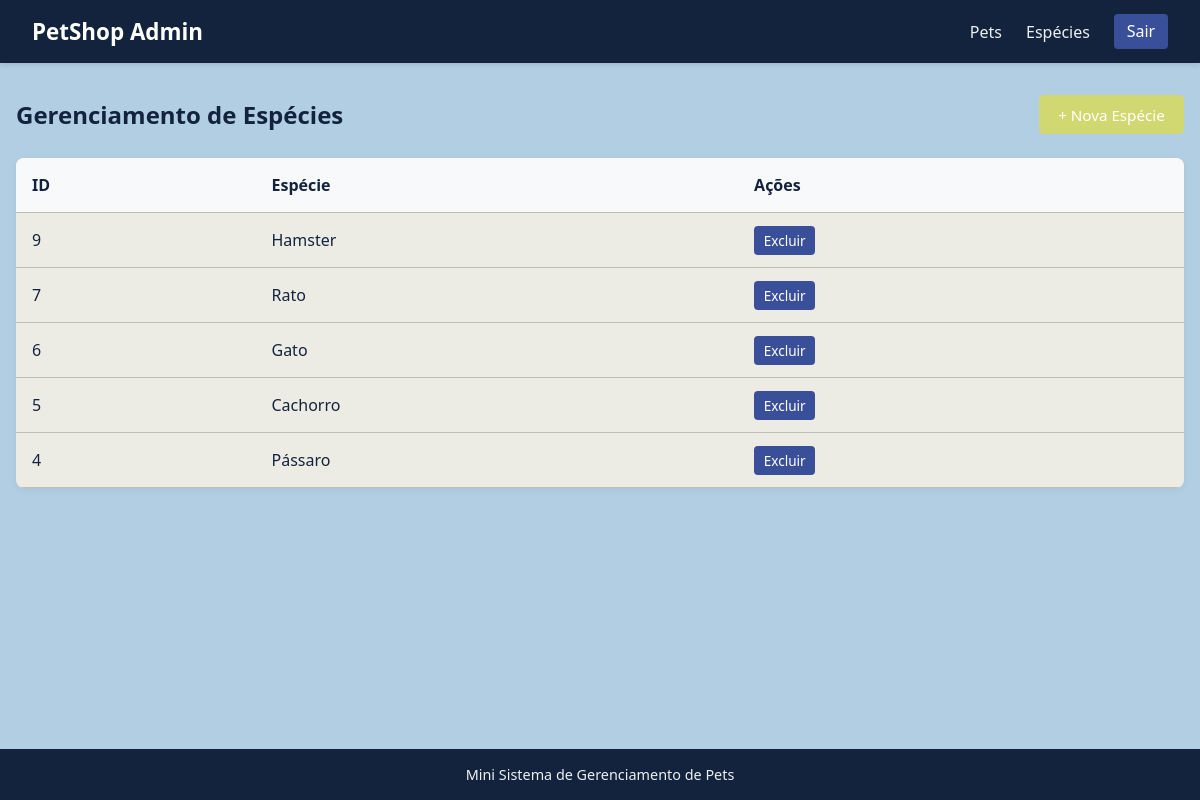
/especies.php (signed in), run on the app's committed database.
### tables this page shows
CREATE TABLE `especies` (
  `id` int NOT NULL,
  `nome` varchar(100) NOT NULL
);

### www/especies.php (the view, shortened to what this page needs)
<?php
require_once 'conecta.php';
$sql = "SELECT * FROM especies ORDER BY id DESC";
$resultado = mysqli_query($conn, $sql);
require_once 'cabeçalho.php';
?>
<div class="page-header">
    <h2> Gerenciamento de Espécies</h2>
    <a href="form_especie.php" class="botao-primary">+ Nova Espécie</a>
</div>
<div class="table-container">
    <table class="data-table">
        <thead>
            <tr>
                <th>ID</th>
                <th>Espécie</th>
                <th>Ações</th>
            </tr>
        </thead>
       <tbody>
        <?php if ($resultado && mysqli_num_rows($resultado) > 0): ?>
            <?php while ($especie = mysqli_fetch_assoc($resultado)): ?>
                <tr>
                    <td><?php echo $especie['id']; ?></td>
                    <td><?php echo htmlspecialchars($especie['nome']); ?></td>
                    <td class="actions">
                        <a href="especies.php?acao=excluir&id=<?php echo $especie['id']; ?>"
                        class="botao-deletar"
                        onclick="return confirm('Deseja excluir esta espécie?');">Excluir</a>
                    </td>
                </tr>
            <?php endwhile; ?>
        <?php else: ?>
            <tr>
                <td colspan="3" style="text-align: center; padding: 1.5rem;">Nenhuma espécie cadastrada no banco.</td>
            </tr>
        <?php endif; ?>
</tbody>
    </table>
</div>
<?php require_once 'rodape.php'; ?>

### www/css/style.css (style rules this page uses)
* { margin: 0; padding: 0; box-sizing: border-box; font-family: 'Segoe UI', Tahoma, Geneva, Verdana, sans-serif; }
:root { --cor_principal: #13233d; --cor_sec: #6299d0; --cor_destaque: #d1d871; --cor_erro: #3a4f99; --cor_bg: #b2cee2; --card_bg: #ecece5; --text_color: #13233d; --cor_borda: #bdbdb3; }
body { background-color: var(--cor_bg); color: var(--text_color); display: flex; flex-direction: column; min-height: 100vh; }
.page-header { display: flex; justify-content: space-between; align-items: center; margin-bottom: 1.5rem; }
.table-container { background: var(--card_bg); border-radius: 8px; box-shadow: 0 2px 8px rgba(0, 0, 0, 0.05); overflow: hidden; }
.data-table { width: 100%; border-collapse: collapse; text-align: left; }
.data-table th, .data-table td { padding: 1rem; border-bottom: 1px solid var(--cor_borda); }
.data-table th { background-color: #f8f9fa; color: var(--cor_principal); font-weight: 600; }
.botao-primary, .btn-save, .botao-salvar { background-color: var(--cor_destaque); color: white; padding: 0.6rem 1.2rem; border-radius: 5px; text-decoration: none; border: none; cursor: pointer; font-size: 0.95rem; }
.botao-deletar { background-color: var(--cor_erro); color: white; padding: 0.3rem 0.6rem; border-radius: 4px; text-decoration: none; font-size: 0.85rem; }

### data on the page
especies: id "9", nome "Hamster"
especies: id "7", nome "Rato"
especies: id "6", nome "Gato"
especies: id "5", nome "Cachorro"
especies: id "4", nome "Pássaro"
